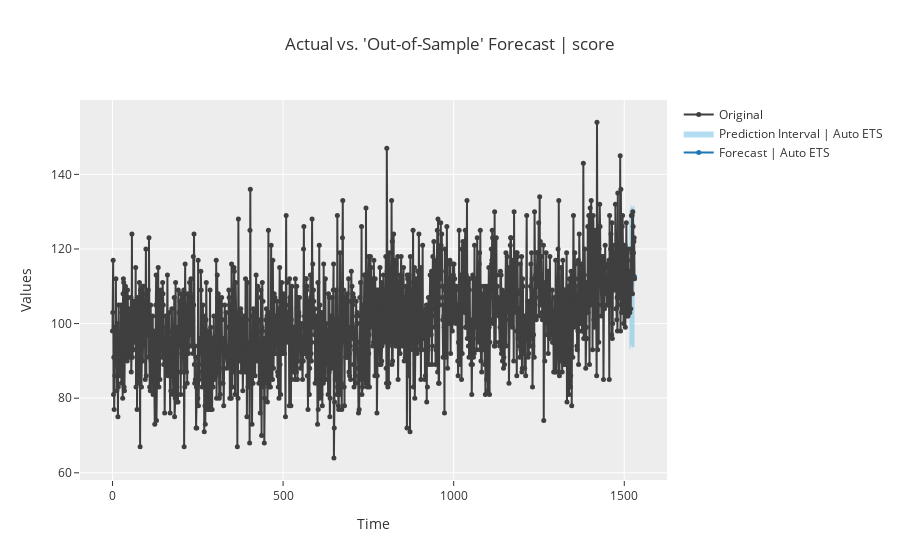

Notebook code for this chart:
### Code cell
exp.plot_model([ auto_arima], plot='forecast', data_kwargs={'fh':16, 'labels':["Auto ETS"]})

### Figure 1 — Plotly figure (JSON) as saved in the notebook; plotly's stock layout.template omitted (floating-point values rounded to 4 significant figures; data arrays with more than 128 entries replaced by an {"elided": "..."} marker saying what was removed)
{"data": [{"line": {"color": "#1f77b4"}, "marker": {"size": 5}, "mode": "lines+markers", "name": "Forecast | Auto ETS", "showlegend": true, "type": "scatter", "x": [1515, 1516, 1517, 1518, 1519, 1520, 1521, 1522, 1523, 1524, 1525, 1526, 1527, 1528, 1529, 1530], "y": [112.0, 111.7, 112.5, 111.4, 113.2, 113.1, 112.7, 112.2, 112.1, 112.8, 112.2, 112.9, 112.5, 112.6, 112.5, 112.5]}, {"line": {"width": 0}, "marker": {"color": "#68BBE3"}, "mode": "lines", "name": "Lower Interval", "showlegend": false, "type": "scatter", "x": [1515, 1516, 1517, 1518, 1519, 1520, 1521, 1522, 1523, 1524, 1525, 1526, 1527, 1528, 1529, 1530], "y": [93.35, 93.07, 93.81, 92.74, 94.51, 94.4, 93.97, 93.38, 93.25, 93.92, 93.32, 94.02, 93.68, 93.7, 93.63, 93.62]}, {"fill": "tonexty", "fillcolor": "rgba(104,187,227,0.5)", "line": {"width": 0}, "marker": {"color": "#68BBE3"}, "mode": "lines", "name": "Prediction Interval | Auto ETS", "showlegend": true, "type": "scatter", "x": [1515, 1516, 1517, 1518, 1519, 1520, 1521, 1522, 1523, 1524, 1525, 1526, 1527, 1528, 1529, 1530], "y": [130.7, 130.4, 131.1, 130.1, 131.9, 131.8, 131.4, 131.0, 130.9, 131.6, 131.0, 131.7, 131.4, 131.4, 131.5, 131.5]}, {"marker": {"color": "#3f3f3f", "size": 5}, "mode": "lines+markers", "name": "Original", "showlegend": true, "type": "scatter", "x": {"elided": "1531 int values"}, "y": {"elided": "1531 int values"}}], "layout": {"showlegend": true, "title": {"text": "Actual vs. 'Out-of-Sample' Forecast | score"}, "xaxis": {"title": {"text": "Time"}}, "yaxis": {"title": {"text": "Values"}}}}
